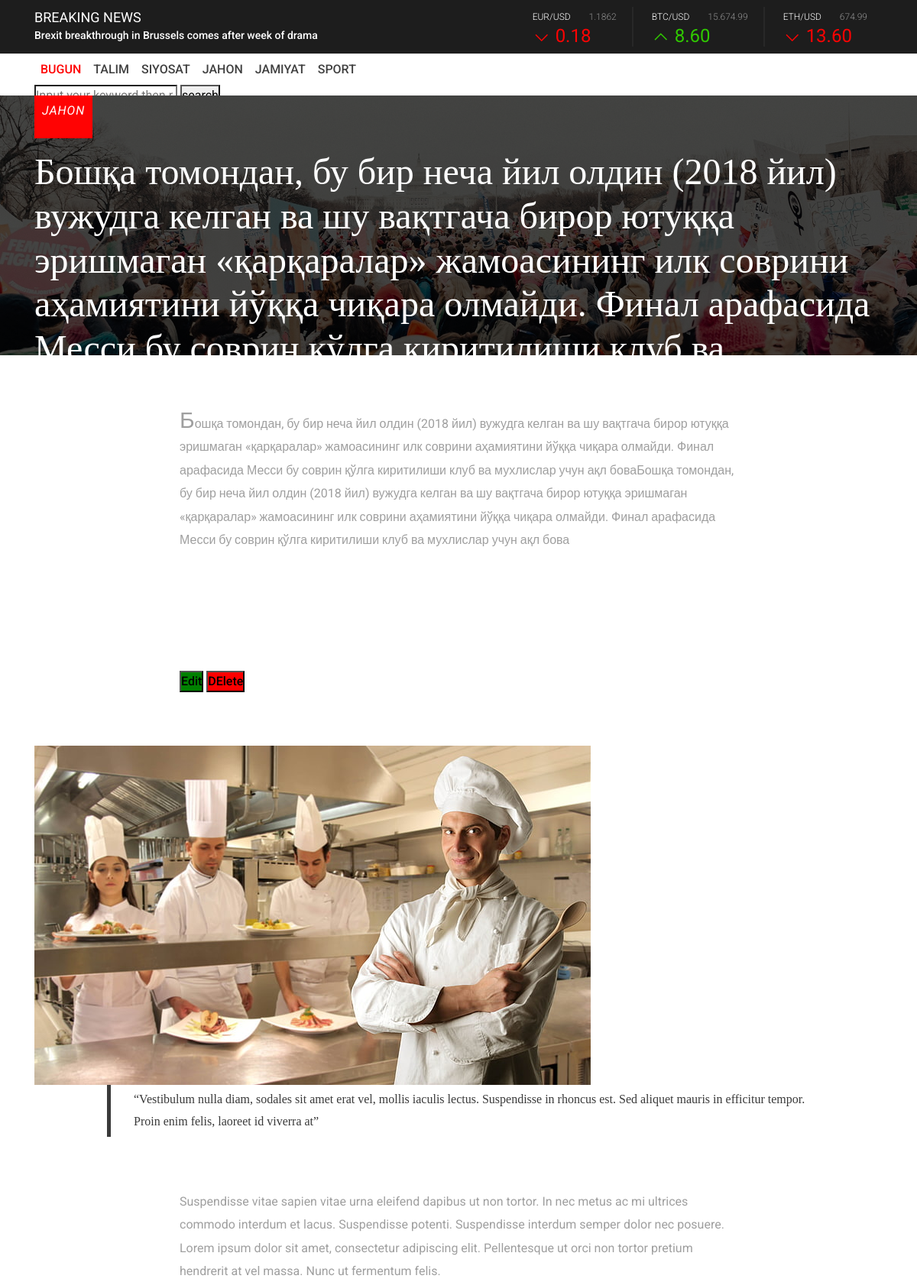
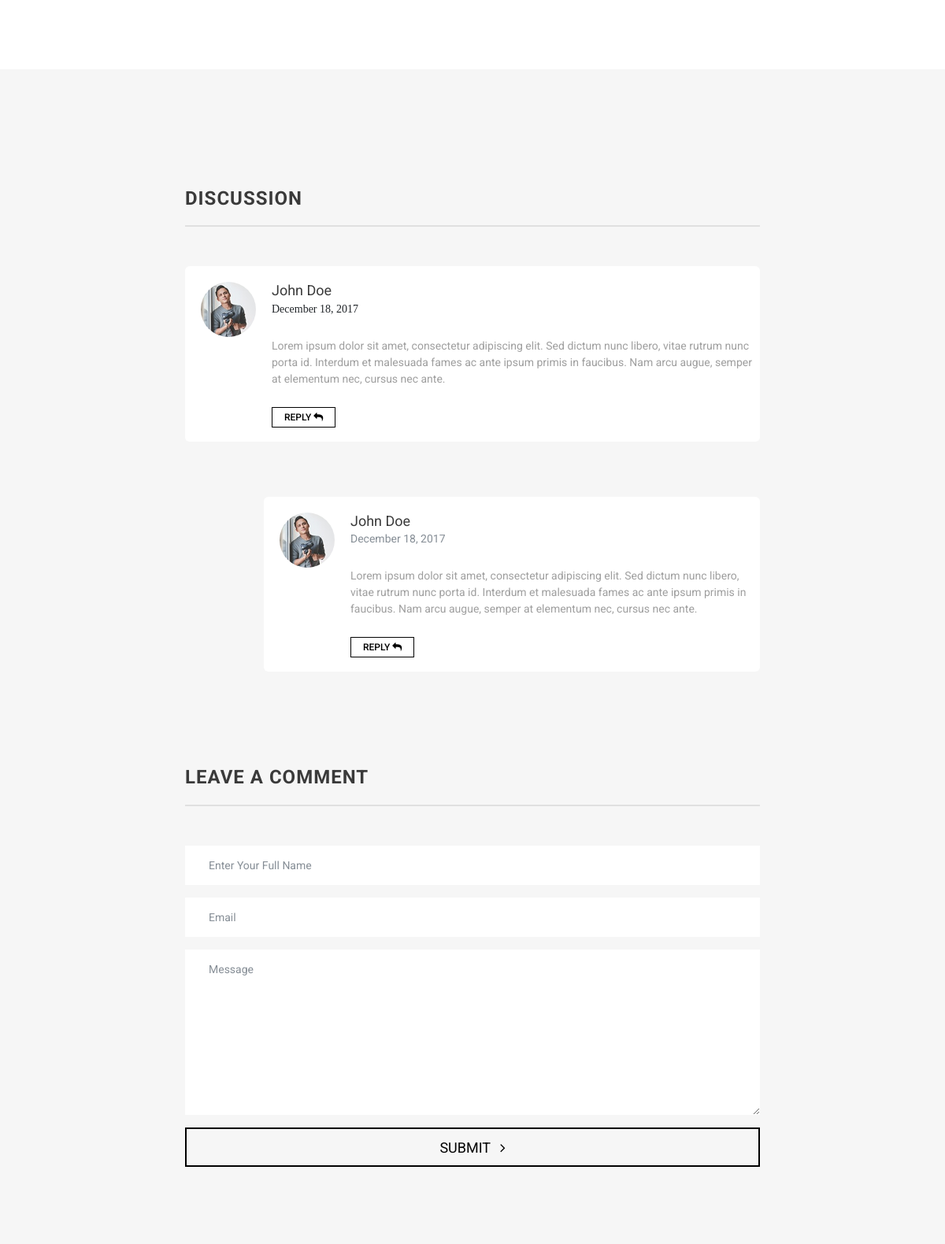
Page /blog-deatil/2/ (upper part) on the committed database (2 pictures, top to bottom).
### main/models.py (models this page shows, shortened)
class Category(models.Model):
    name = models.CharField(max_length=255)
    def __str__(self):
        return self.name

class News(models.Model):
    title = models.CharField(max_length=255)
    category = models.ForeignKey(Category, on_delete=models.CASCADE)
    text = models.TextField()
    img = models.ImageField(upload_to='news_photo/')
    date = models.DateField(auto_now=True)

### main/views.py (the view)
# urls.py: path('blog-deatil/<int:pk>/', single_view, name="single_url"),
def single_view(request, pk):
    new = News.objects.get(pk=pk)
    context ={
        'new' : new,
        'category': Category.objects.all(),
    }
    return render(request, 'single-post.html', context)

### templates/single-post.html
{% extends 'base.html' %}
{% block content %}
    <section class="single-post-area">
        <div class="single-post-title bg-img background-overlay" style="background-image: url(img/bg-img/1.jpg);">
            <div class="container h-100">
                <div class="row h-100 align-items-end">
                    <div class="col-12">
                        <div class="single-post-title-content">
                            <div class="gazette-post-tag">
                                <a href="{% url 'category_url' new.category.id %}"><p>{{ new.category }}</p></a>
                            </div>
                            <h2 class="font-pt">{{ new.title }}</h2>
                            <p>{{ new.date }}</p>
                        </div>
                    </div>
                </div>
            </div>
        </div>
        <div class="single-post-contents">
            <div class="container">
                <div class="row justify-content-center">
                    <div class="col-12 col-md-8">
                        <div class="single-post-text">
                            <p>{{ new.text }}</p>
                        </div>
                    </div>
                    <div class="col-12 col-md-8">
                        <div class="single-post-text">
                            <button style="background-color: green; color: #fff ;"><a href="{% url 'update_blog_url' new.id %}">Edit</a></button>
                            <button style="background-color: red; color: #fff ;"><a href="{% url 'delete_blog_url' new.id %}">DElete</a></button>
                        </div>
                    </div>
                    <div class="col-12">
                        <div class="single-post-thumb">
                            <img src="{{ new.img.url }}" alt="">
                        </div>
                    </div>
                    <div class="col-12 col-md-10">
                        <div class="single-post-blockquote">
                            <blockquote>
                                <h6 class="font-pt mb-0">“Vestibulum nulla diam, sodales sit amet erat vel, mollis iaculis lectus. Suspendisse in rhoncus est. Sed aliquet mauris in efficitur tempor. Proin enim felis, laoreet id viverra at”</h6>
                            </blockquote>
                        </div>
                    </div>
                    <div class="col-12 col-md-8">
                        <div class="single-post-text">
                            <p>Suspendisse vitae sapien vitae urna eleifend dapibus ut non tortor. In nec metus ac mi ultrices commodo interdum et lacus. Suspendisse potenti. Suspendisse interdum semper dolor nec posuere. Lorem ipsum dolor sit amet, consectetur adipiscing elit. Pellentesque ut orci non tortor pretium hendrerit at vel massa. Nunc ut fermentum felis.</p>
                        </div>
                    </div>
                </div>
            </div>
        </div>
    </section>
    <section class="gazette-post-discussion-area section_padding_100 bg-gray">
        <div class="container">
            <div class="row justify-content-center">
                <div class="col-12 col-md-8">
                    <div class="comment_area section_padding_50 clearfix">
                        <div class="gazette-heading">
                            <h4 class="font-bold">Discussion</h4>
                        </div>
                        <ol>
                            <li class="single_comment_area">
                                <div class="comment-wrapper d-md-flex align-items-start">
                                    <div class="comment-author">
                                        <img src="img/blog-img/25.jpg" alt="">
                                    </div>
                                    <div class="comment-content">
                                        <h5>John Doe</h5>
                                        <span class="comment-date font-pt">December 18, 2017</span>
                                        <p>Lorem ipsum dolor sit amet, consectetur adipiscing elit. Sed dictum nunc libero, vitae rutrum nunc porta id. Interdum et malesuada fames ac ante ipsum primis in faucibus. Nam arcu augue, semper at elementum nec, cursus nec ante.</p>
                                        <a class="reply-btn" href="#">Reply <i class="fa fa-reply" aria-hidden="true"></i></a>
                                    </div>
                                </div>
                                <ol class="children">
                                    <li class="single_comment_area">
                                        <div class="comment-wrapper d-md-flex align-items-start">
                                            <div class="comment-author">
                                                <img src="img/blog-img/25.jpg" alt="">
                                            </div>
                                            <div class="comment-content">
                                                <h5>John Doe</h5>
                                                <span class="comment-date text-muted">December 18, 2017</span>
                                                <p>Lorem ipsum dolor sit amet, consectetur adipiscing elit. Sed dictum nunc libero, vitae rutrum nunc porta id. Interdum et malesuada fames ac ante ipsum primis in faucibus. Nam arcu augue, semper at elementum nec, cursus nec ante.</p>
                                                <a class="reply-btn" href="#">Reply <i class="fa fa-reply" aria-hidden="true"></i></a>
                                            </div>
                                        </div>
                                    </li>
                                </ol>
                            </li>
                        </ol>
                    </div>
                    <div class="leave-comment-area clearfix">
                        <div class="comment-form">
                            <div class="gazette-heading">
                                <h4 class="font-bold">leave a comment</h4>
                            </div>
                            <form action="#" method="post">
                                <div class="form-group">
                                    <input type="text" class="form-control" id="contact-name" placeholder="Enter Your Full Name">
                                </div>
                                <div class="form-group">
                                    <input type="email" class="form-control" id="contact-email" placeholder="Email">
                                </div>
                                <div class="form-group">
                                    <textarea class="form-control" name="message" id="message" cols="30" rows="10" placeholder="Message"></textarea>
                                </div>
                                <button type="submit" class="btn leave-comment-btn">SUBMIT <i class="fa fa-angle-right ml-2"></i></button>
                            </form>
                        </div>
                    </div>
                </div>
            </div>
        </div>
    </section>
{% endblock %}

### templates/base.html (shortened to what this page needs)
{% load static %}
<!DOCTYPE html>
<html lang="en">
<head>
    <link rel="stylesheet" href="{% static 'css/core-style.css' %}">
    <link rel="stylesheet" href="{% static 'style.css' %}">
    <link href="{% static 'css/responsive.css' %}" rel="stylesheet">
</head>
<body>
    <header class="header-area">
        <div class="top-header">
            <div class="container h-100">
                <div class="row h-100 align-items-center">
                    <div class="col-12 col-md-6">
                        <div class="breaking-news-area">
                            <h5 class="breaking-news-title">Breaking news</h5>
                            <div id="breakingNewsTicker" class="ticker">
                                <ul>
                                    <li><a href="#">Brexit breakthrough in Brussels comes after week of drama</a></li>
                                </ul>
                            </div>
                        </div>
                    </div>
                    <div class="col-12 col-md-6">
                        <div class="stock-news-area">
                            <div id="stockNewsTicker" class="ticker">
                                <ul>
                                    <li>
                                        <div class="single-stock-report">
                                            <div class="stock-values">
                                                <span>eur/usd</span>
                                                <span>1.1862</span>
                                            </div>
                                            <div class="stock-index minus-index">
                                                <h4>0.18</h4>
                                            </div>
                                        </div>
                                        <div class="single-stock-report">
                                            <div class="stock-values">
                                                <span>BTC/usd</span>
                                                <span>15.674.99</span>
                                            </div>
                                            <div class="stock-index plus-index">
                                                <h4>8.60</h4>
                                            </div>
                                        </div>
                                        <div class="single-stock-report">
                                            <div class="stock-values">
                                                <span>ETH/usd</span>
                                                <span>674.99</span>
                                            </div>
                                            <div class="stock-index minus-index">
                                                <h4>13.60</h4>
                                            </div>
                                        </div>
                                    </li>
                                </ul>
                            </div>
                        </div>
                    </div>
                </div>
            </div>
        </div>
        <div class="bottom-header">
            <div class="container h-100">
                <div class="row h-100 align-items-center">
                    <div class="col-12">
                        <div class="main-menu">
                            <nav class="navbar navbar-expand-lg">
                                <div>
                                    <ul class="navbar-nav mr-auto">
                                        <li class="nav-item active">
                                            <a class="nav-link" href="#">Bugun</a>
                                        </li>
                                      {% for i in category %}
                                        <li class="nav-item">
                                            <a class="nav-link" href="{% url 'category_url' i.id %}">{{ i.name }}</a>
                                        </li>
                                      {% endfor %}
                                    </ul>
                                    <div >
                                        <form action="{% url 'search_url' %}">
                                            <button type="submit">search</button>
                                        </form>
                                    </div>
                                </div>
                            </nav>
                        </div>
                    </div>
                </div>
            </div>
        </div>
    </header>
{% block content %}
{% endblock  %}
</body>
</html>

### rows in the picture
Category: name "TALIM"
Category: name "SIYOSAT"
Category: name "JAHON"
Category: name "JAMIYAT"
Category: name "SPORT"
News: category "JAHON", title "Бошқа томондан, бу бир неча йил олдин (2018 йил) вужудга келган ва шу вақтгача бирор ютуққа эришмаган «қарқаралар» жамоасининг илк соврини аҳамиятини йўққа чиқара олмайди. Финал арафасида Месси бу соврин қўлга киритилиши клуб ва мухлислар учун ақл бовар қ", text "Бошқа томондан, бу бир неча йил олдин (2018 йил) вужудга келган ва шу вақтгача бирор ютуққа эришмаган «қарқаралар» жамоасининг илк соврини аҳамиятини йўққа чиқара олмайди. Финал арафасида Месси бу соврин қўлга киритилиши клуб ва мухлислар учун ақл боваБошқа томондан, бу бир неча йил олдин (2018 йил) вужудга келган ва шу вақтгача бирор ютуққа эришмаган «қарқаралар» жамоасининг илк соврини аҳамиятини йўққа чиқара олмайди. Финал арафасида Месси бу соврин қўлга киритилиши клуб ва мухлислар учун ақл бова", img (picture)
